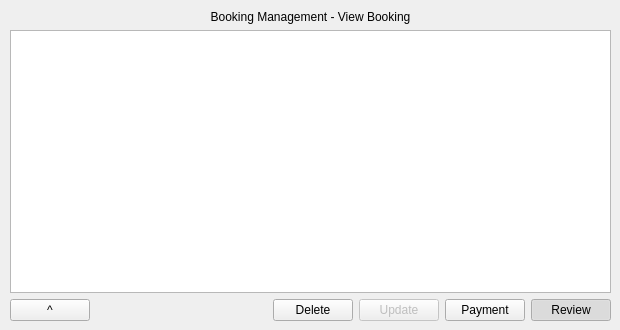
<?xml version="1.0" encoding="UTF-8"?>
<ui version="4.0">
 <class>BookingView</class>
 <widget class="QWidget" name="BookingView">
  <property name="geometry">
   <rect>
    <x>0</x>
    <y>0</y>
    <width>620</width>
    <height>330</height>
   </rect>
  </property>
  <property name="sizePolicy">
   <sizepolicy hsizetype="Fixed" vsizetype="Fixed">
    <horstretch>0</horstretch>
    <verstretch>0</verstretch>
   </sizepolicy>
  </property>
  <property name="windowTitle">
   <string>Form</string>
  </property>
  <widget class="QWidget" name="verticalLayoutWidget">
   <property name="geometry">
    <rect>
     <x>10</x>
     <y>10</y>
     <width>601</width>
     <height>311</height>
    </rect>
   </property>
   <layout class="QVBoxLayout" name="verticalLayout">
    <item>
     <widget class="QLabel" name="label">
      <property name="text">
       <string>Booking Management - View Booking</string>
      </property>
      <property name="alignment">
       <set>Qt::AlignCenter</set>
      </property>
     </widget>
    </item>
    <item>
     <widget class="QTableView" name="tableView"/>
    </item>
    <item>
     <layout class="QHBoxLayout" name="horizontalLayout">
      <item>
       <widget class="QPushButton" name="buttonHome">
        <property name="text">
         <string>^</string>
        </property>
       </widget>
      </item>
      <item>
       <spacer name="horizontalSpacer">
        <property name="orientation">
         <enum>Qt::Horizontal</enum>
        </property>
        <property name="sizeHint" stdset="0">
         <size>
          <width>40</width>
          <height>20</height>
         </size>
        </property>
       </spacer>
      </item>
      <item>
       <widget class="QPushButton" name="buttonDelete">
        <property name="text">
         <string>Delete</string>
        </property>
       </widget>
      </item>
      <item>
       <widget class="QPushButton" name="buttonUpdate">
        <property name="enabled">
         <bool>false</bool>
        </property>
        <property name="text">
         <string>Update</string>
        </property>
       </widget>
      </item>
      <item>
       <widget class="QPushButton" name="buttonPay">
        <property name="text">
         <string>Payment</string>
        </property>
       </widget>
      </item>
      <item>
       <widget class="QPushButton" name="buttonReview">
        <property name="text">
         <string>Review</string>
        </property>
        <property name="checkable">
         <bool>true</bool>
        </property>
        <property name="checked">
         <bool>true</bool>
        </property>
       </widget>
      </item>
     </layout>
    </item>
   </layout>
  </widget>
 </widget>
 <resources/>
 <connections/>
</ui>
